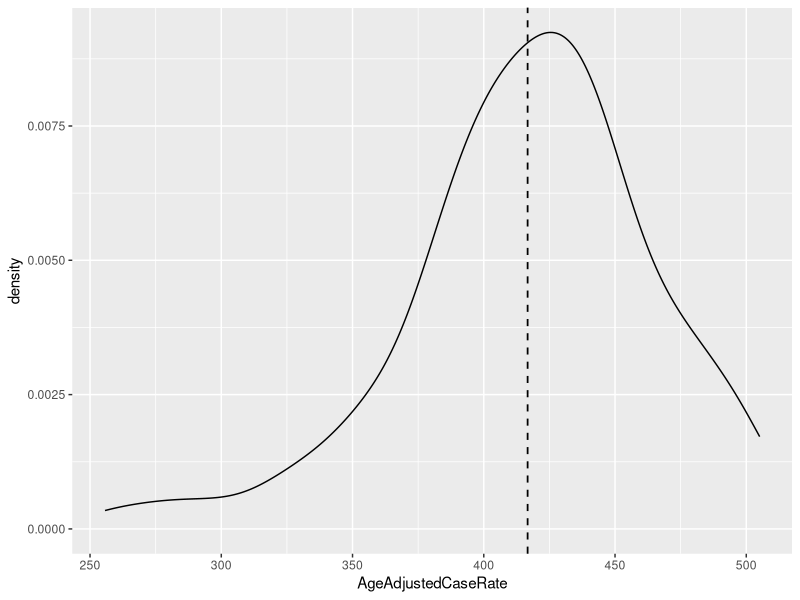
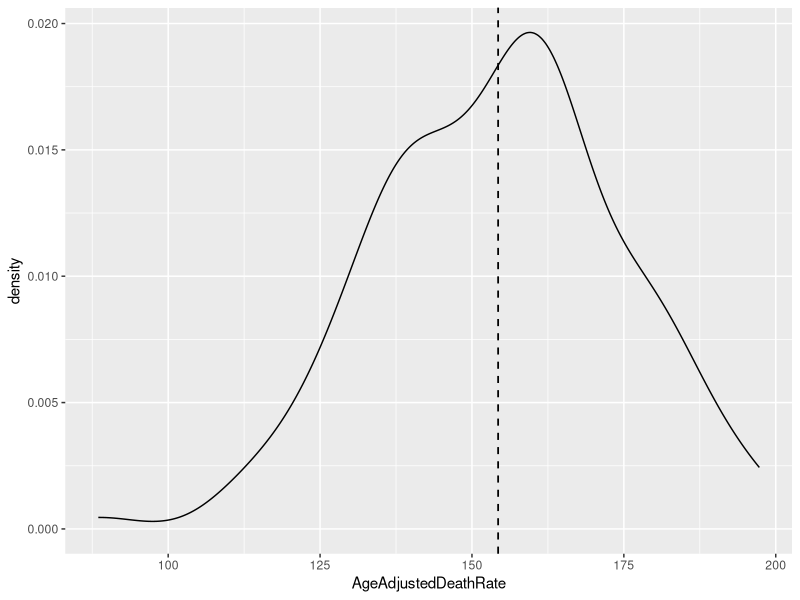
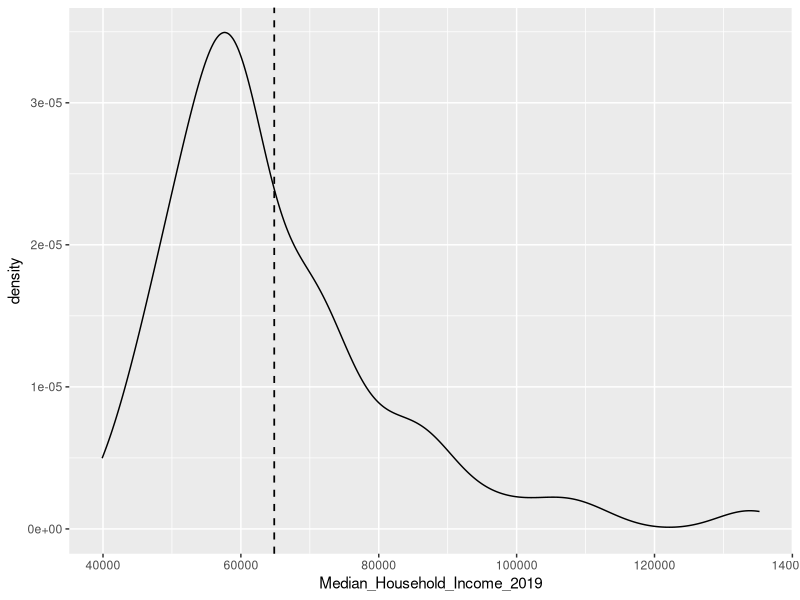

R code for these plots, in order:
library("dplyr")
library("ggplot2")
library("tidyr")

data <- read.csv("data/complete_data.csv")

aacr_dist <- ggplot(data, aes(AgeAdjustedCaseRate)) +
  geom_density() +
  geom_vline(aes(xintercept = mean(AgeAdjustedCaseRate, na.rm = TRUE)),
             linetype = "dashed", size = 0.6)

aadr_dist <- ggplot(data, aes(AgeAdjustedDeathRate)) +
  geom_density() +
  geom_vline(aes(xintercept = mean(AgeAdjustedDeathRate, na.rm = TRUE)),
             linetype = "dashed", size = 0.6)

med_income_dist <- ggplot(data, aes(Median_Household_Income_2019)) +
  geom_density() +
  geom_vline(aes(xintercept = mean(Median_Household_Income_2019, na.rm = TRUE)),
             linetype = "dashed", size = 0.6)
